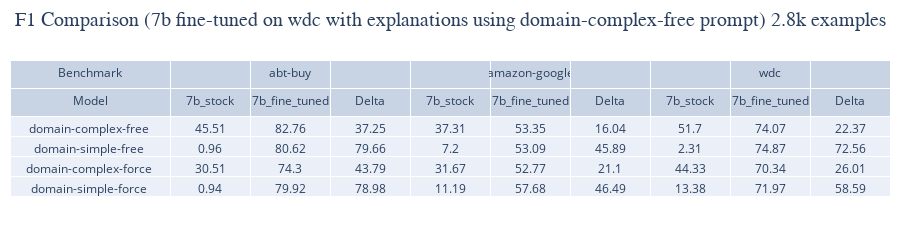

Notebook code for this chart:
### Markdown cell above
## 2.8k Trainingssplit

### Code cell
directory_path = '../results/7b/explanations/2024-05-23-20-18-20_2.8k'

file_paths = analytics.get_all_files_in_directory(directory_path)
all_stats = analytics.calculate_fine_tuned_stats(file_paths)
df_fintuned_results = analytics.create_comparison_df(all_stats, baseline_7b_stats)


analytics.create_plotly_table(df_fintuned_results, fine_tuned_prompt="domain-complex-free", benchmark="wdc", title="F1 Comparison (7b fine-tuned on wdc with explanations using domain-complex-free prompt) 2.8k examples" , file_path="../plots/explanation")

### Figure 1 — Plotly figure (JSON) as saved in the notebook; plotly's stock layout.template omitted (floating-point values rounded to 4 significant figures)
{"data": [{"cells": {"align": "center", "values": [["domain-complex-free ", "domain-simple-free ", "domain-complex-force ", "domain-simple-force "], [45.51, 0.96, 30.51, 0.94], [82.76, 80.62, 74.3, 79.92], [37.25, 79.66, 43.79, 78.98], [37.31, 7.2, 31.67, 11.19], [53.35, 53.09, 52.77, 57.68], [16.04, 45.89, 21.1, 46.49], [51.7, 2.31, 44.33, 13.38], [74.07, 74.87, 70.34, 71.97], [22.37, 72.56, 26.01, 58.59]]}, "columnwidth": [200, 100, 100, 100, 100, 100, 100, 100, 100, 100, 100, 100, 100, 100, 100, 100, 100, 100, 100], "header": {"align": "center", "values": [["Benchmark", "Model"], ["", "7b_stock"], ["abt-buy", "7b_fine_tuned"], ["", "Delta"], ["", "7b_stock"], ["amazon-google", "7b_fine_tuned"], ["", "Delta"], ["", "7b_stock"], ["wdc", "7b_fine_tuned"], ["", "Delta"]]}, "type": "table"}], "layout": {"height": 220, "margin": {"b": 0, "l": 10, "r": 10, "t": 60}, "title": {"font": {"family": "Arial", "size": 20}, "text": "F1 Comparison (7b fine-tuned on wdc with explanations using domain-complex-free prompt) 2.8k examples", "x": 0.5, "y": 0.95}}}
